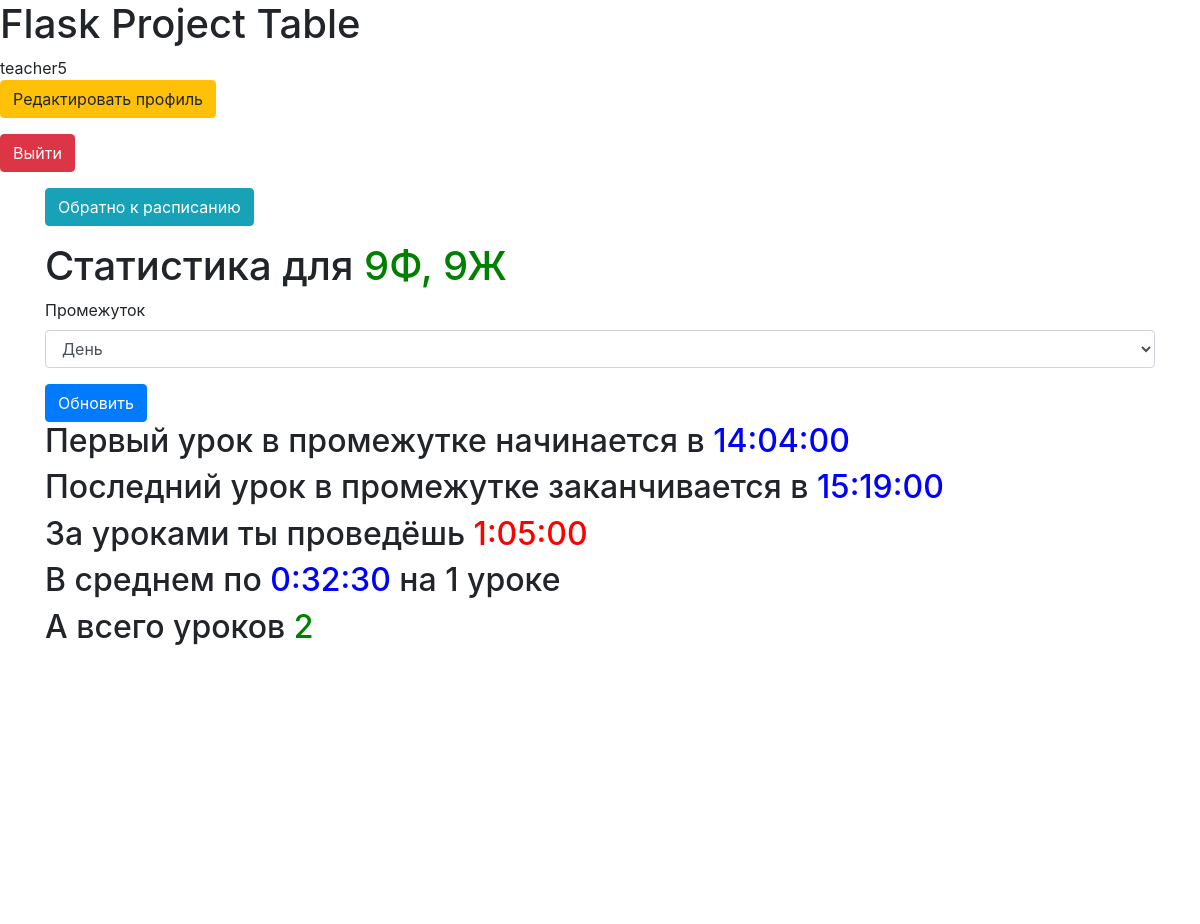
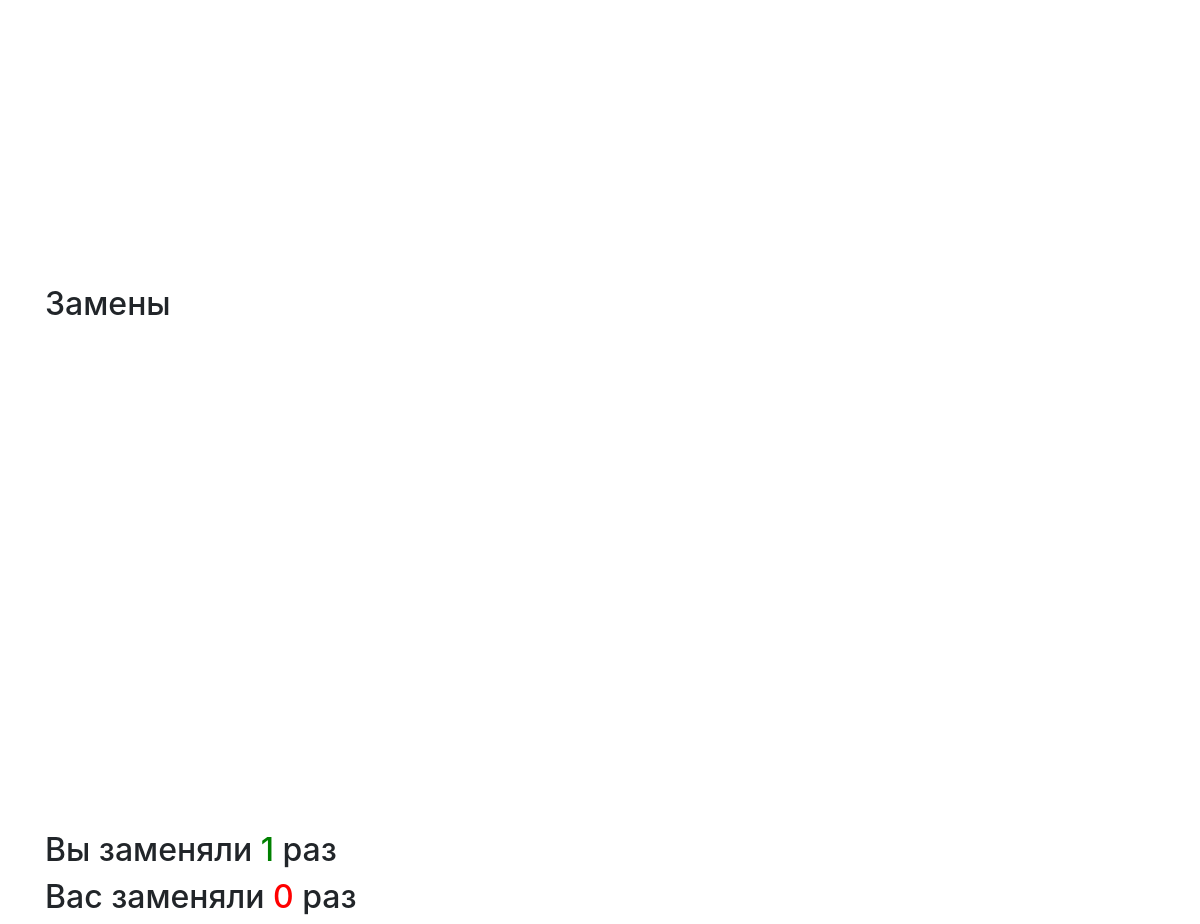
/statistic (signed in), run on an earlier commit of the app's database (2 pictures, top to bottom).
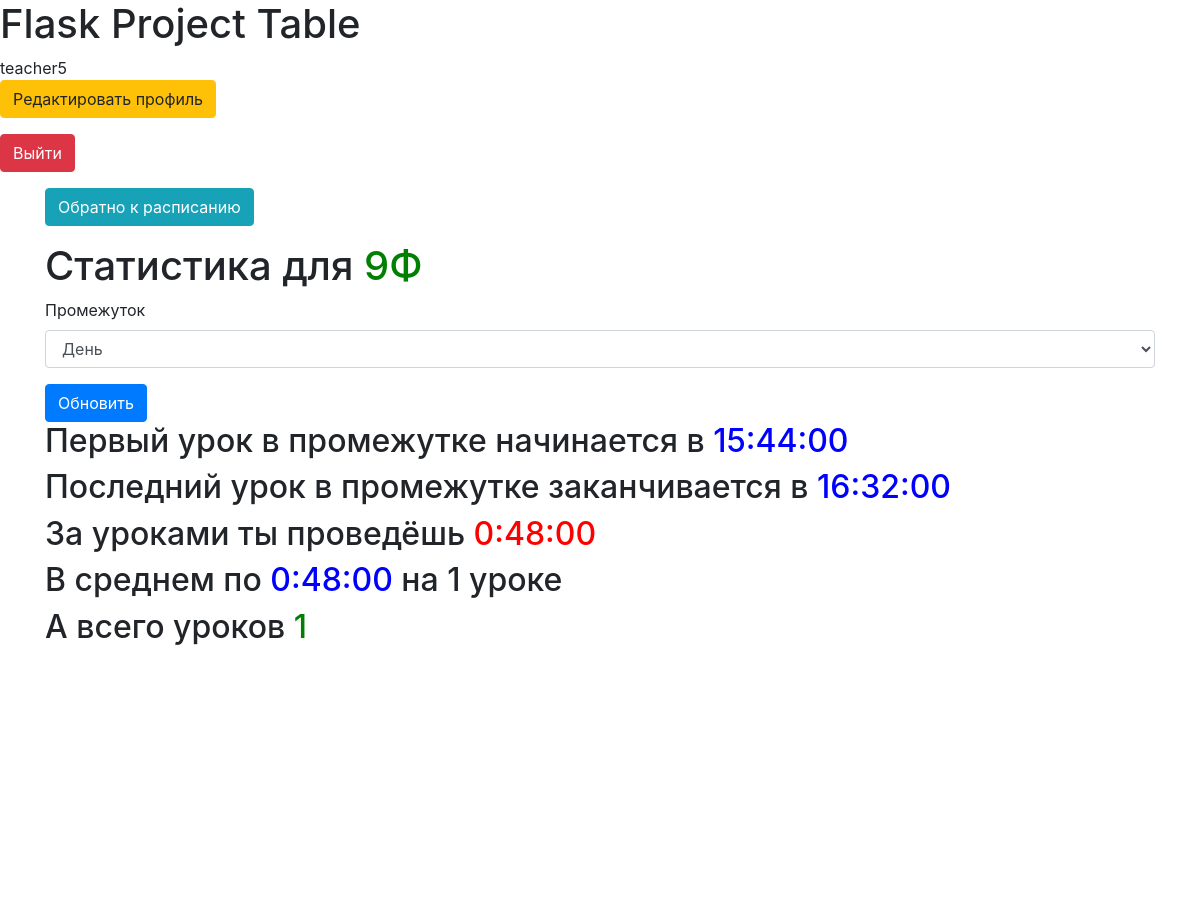
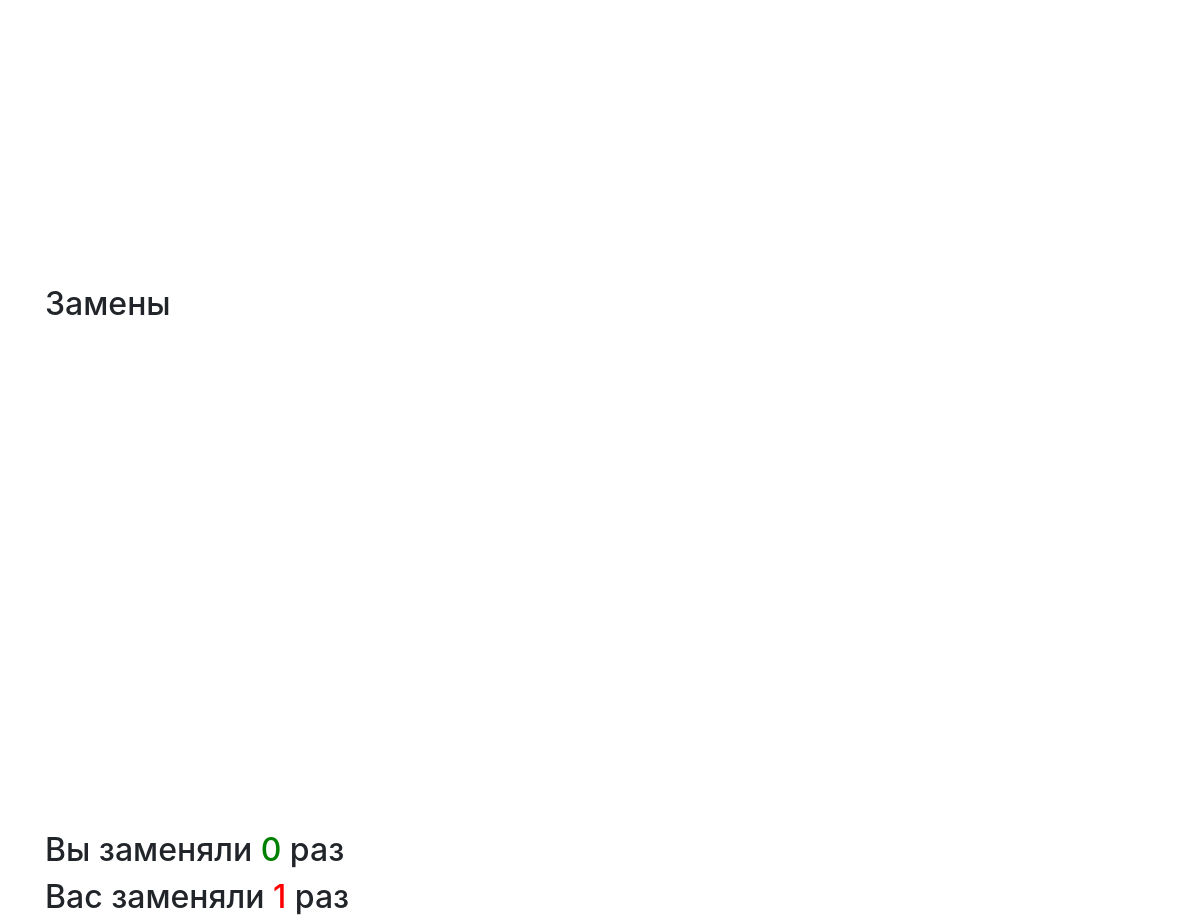
And on a later commit of the database (2 pictures, top to bottom).
### tables this page shows
CREATE TABLE lessons (
	id INTEGER NOT NULL, 
	topic VARCHAR, 
	grade VARCHAR, 
	teacher INTEGER, 
	cabinet VARCHAR, 
	start_date DATETIME, 
	end_date DATETIME, 
	PRIMARY KEY (id), 
	FOREIGN KEY(teacher) REFERENCES users (id)
);

### app.py (the view)
@app.route('/statistic', methods=['POST', 'GET'])
def show_statistic():
    interval = 'day'
    replacements = {"replace": 0, "replaced": 0}
    if request.method == 'POST':
        interval = request.form['interval']
    now = datetime.datetime.now()
    try:
        if interval == 'day':
            date = now.day
        elif interval == 'week':
            mon = now.day - now.weekday()
            sun = mon + 6
            date = range(mon, sun + 1)
        else:
            date = [now.month]
        param = analyze.analyze(date, current_user.grade,
                                current_user.access_level, current_user.id)
    except ValueError:
        return render_template('statistic.html', title="Статистика", interval=interval,
                               error="Уроков нет на данном промежутке")
    GoogleCharts.pie_chart(param)
    GoogleCharts.combo_chart(param)
    try:
        if current_user.access_level == 3:
            GoogleCharts.bar_chart(param)
        elif current_user.access_level == 2:
            replacements = GoogleCharts.area_chart(param)
    except ValueError:
        return render_template('statistic.html', title="Статистика", interval=interval,
                               error_rep="Замен нет на данном промежутке нет", error=None)
    return render_template('statistic.html', title="Статистика", interval=interval,
                           error=None, error_rep=None, replacements=replacements, **param)

### app.py (called while the page is built)
@login_manager.user_loader
def load_user(user_id):
    db_sess = db_session.create_session()
    return db_sess.query(User).get(user_id)

### data/sqlalchemy/db_session.py (called while the page is built)
def create_session() -> Session:
    global __factory
    return __factory()

### data/statistic/GoogleCharts.py (called while the page is built)
def pie_chart(param):
    diction = {
        "cols": [
            {"id": "", "label": "Topping", "pattern": "", "type": "string"},
            {"id": "", "label": "Slices", "pattern": "", "type": "number"}
        ],
        "rows": []
    }
    for key, item in param["chart"].items():
        diction["rows"].append(
            {"c": [{"v": key, "f": None}, {"v": item, "f": None}]}
        )
    d = os.path.join(os.path.join(os.getcwd(), 'static'), 'json')
    json.dump(diction, open(os.path.join(d, 'PieChart.json'), 'w'))

### data/statistic/analyze.py (called while the page is built)
def get_lessons(date, grade, level, user_id):
    db_sess = db_session.create_session()
    if level == 3:
        lessons = db_sess.query(Lesson).all()
    elif grade is None:
        lessons = db_sess.query(Lesson).filter(Lesson.teacher == user_id)
    else:
        lessons = db_sess.query(Lesson).filter(Lesson.grade == grade).all()
    if type(date) == range:
        lessons = list(filter(lambda x: x.start_date.day in date, lessons))
    elif type(date) == int:
        lessons = list(filter(lambda x: x.start_date.day == date, lessons))
    else:
        lessons = list(filter(lambda x: x.start_date.month == date[0], lessons))
    return lessons

def add_replacements(lessons, grade, level, user_id, date):
    db_sess = db_session.create_session()
    if grade is None and level == 2:
        rep = db_sess.query(Replacement).filter(Replacement.teacher == user_id).all()
        lessons.extend(rep)
    else:
        for i, item in enumerate(lessons):
            rep = db_sess.query(Replacement).filter(Replacement.lesson == item.id).first()
            if rep is not None:
                lessons[i] = rep
    if type(date) == range:
        lessons = list(filter(lambda x: x.start_date.day in date, lessons))
    elif type(date) == int:
        lessons = list(filter(lambda x: x.start_date.day == date, lessons))
    else:
        lessons = list(filter(lambda x: x.start_date.month == date[0], lessons))
    return lessons

def full_name(user):
    return ' '.join([user.surname, user.name, user.patronymic])

### templates/statistic.html (shortened to what this page needs)
{% extends "base.html" %}
{% block content %}
    <p>
        <a class="btn btn-info" href="/">Обратно к расписанию</a>
    </p>
    <h1>Статистика для <font color="green">{{ grade }}</font></h1>
    <form class="login_form" method="post">
        <div class="form-group">
            <label for="classSelect">Промежуток</label>
            <select class="form-control" id="classSelect" name="interval">
                {% if interval == "day" %}
                    <option selected value="day">День</option>
                {% elif interval == "week" %}
                    <option value="day">День</option>
                    <option selected value="week">Неделя</option>
                    <option value="month">Месяц</option>
                {% else %}
                    <option value="day">День</option>
                    <option value="week">Неделя</option>
                    <option selected value="month">Месяц</option>
                {% endif %}
            </select>
        </div>
        <button type="submit" class="btn btn-primary">Обновить</button>
    </form>
    {% if error == None %}
        <h2>Первый урок в промежутке начинается в <font color="blue">{{ start }}</font></h2>
        <h2>Последний урок в промежутке заканчивается в <font color="blue">{{ end }}</font></h2>
        <h2>За уроками ты проведёшь <font color="red">{{ duration_total }}</font></h2>
        <h2>В среднем по <font color="blue">{{ duration_average }}</font> на 1 уроке</h2>
        <h2>А всего уроков <font color="green">{{ lesson_total }}</font></h2>
        <div id="chart_div" style="width: 1000px; height: 555px;"></div>
        {% if error_rep == None %}
            {% if current_user.access_level == 3 %}
                <h2>Замены</h2>
                <script type="text/javascript"
                        src="https://www.gstatic.com/charts/loader.js"></script>
                <script type="text/javascript">
                    google.charts.load('current', {'packages': ['bar']});
                    google.charts.setOnLoadCallback(drawChart);
                    function drawChart() {
                        var jsonData = $.ajax({
                            url: "static/json/BarChart.json",
                            dataType: "json",
                            async: false
                        }).responseText;
                        var data = new google.visualization.DataTable(jsonData);
                        var options = {
                            legend: {position: 'top', maxLines: 3},
                            bar: {groupWidth: '75%'},
                            isStacked: true,
                            series: {
                                0: {color: '#4566c8'},
                                1: {color: '#c64520'},
                                2: {color: '#ed9d2c'},
                                3: {color: '#4a942b'},
                                4: {color: '#891a95'},
                                5: {color: '#17a2b8'},
                                6: {color: '#ffc107'},
                                7: {color: '#6610f2'},
                                8: {color: '#20c997'}
                            }
                        };
                        var chart = new google.charts.Bar(document.getElementById('stacked_bar_div'));
                        chart.draw(data, google.charts.Bar.convertOptions(options));
                    }
                </script>
                <div id="stacked_bar_div" style="width: 900px; height: 500px;"></div>
            {% elif current_user.access_level == 2 %}
                <h2>Замены</h2>
                <div id="area_div" style="width: 100%; height: 500px;"></div>
                <h2>Вы заменяли <font color="green">{{ replacements["replace"] }}</font> раз</h2>
                <h2>Вас заменяли <font color="red">{{ replacements["replaced"] }}</font> раз</h2>
            {% endif %}
        {% else %}
            <h1>{{ error_rep }}</h1>
        {% endif %}
    {% else %}
        <h1>{{ error }}</h1>
    {% endif %}
{% endblock %}

### templates/base.html (shortened to what this page needs)
<!DOCTYPE html>
<html lang="en">
<head>
    <link rel="stylesheet"
          href="https://stackpath.bootstrapcdn.com/bootstrap/4.4.1/css/bootstrap.min.css"
>
    <link rel="stylesheet" type="text/css"
          href="{{ url_for('static', filename='css/style.css') }}"/>
</head>
<body>
<h1>Flask Project Table</h1>
<nav>
    {% if current_user.is_authenticated %}
        {{ current_user.name }}
        <p>
            <a class="btn btn-warning" href="/user_edit/{{ current_user.id }}">Редактировать
                профиль</a>
        </p>
        <p>
            <a class="btn btn-danger" href="/logout">Выйти</a>
        </p>
    {% else %}
        <p>
            <a class="btn btn-success" href="/token">Войти</a>
        </p>
    {% endif %}
</nav>
<main role="main" class="container">
    {% block content %}{% endblock %}
</main>
</body>
</html>

What changed in the data, as far as the page shows it:
now on this page (row edited): lessons: grade "9Ф"
Also different on the page:
{{ start }}: "14:04:00" → "15:44:00"
{{ end }}: "15:19:00" → "16:32:00"
{{ duration_total }}: "1:05:00" → "0:48:00"
{{ duration_average }}: "0:32:30" → "0:48:00"
{{ lesson_total }}: "2" → "1"
{{ replacements["replace"] }}: "1" → "0"
{{ replacements["replaced"] }}: "0" → "1"
{{ grade }}: "9Ф, 9Ж" → (not shown)
